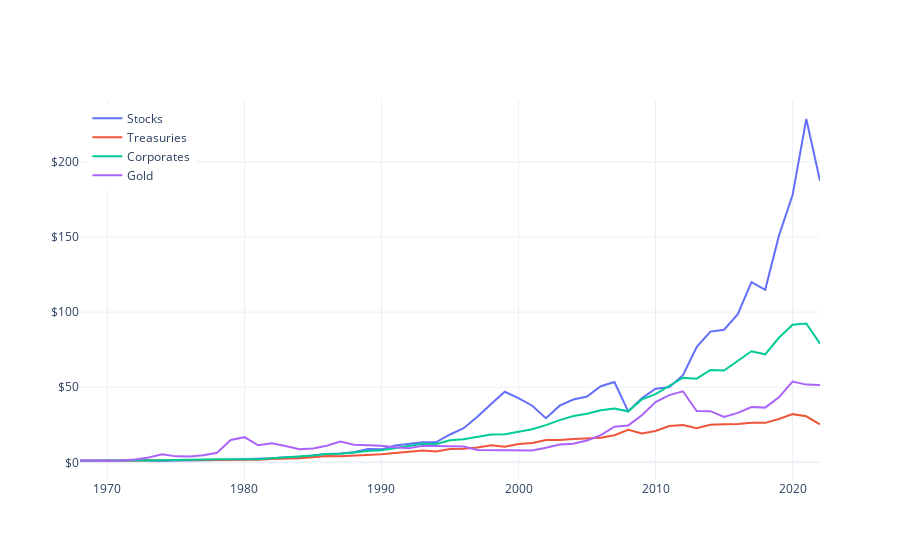

Notebook code for this chart:
### Markdown cell above
# FIGURE 2 (COMPOUND RETURNS)

### Code cell
accum = (1+df).cumprod()

traces = []
for asset in accum.columns:
    trace = go.Scatter(
        x=accum.index.to_list(),
        y=accum[asset],
        name=asset,
        text=[asset]*accum.shape[0],
        hovertemplate="%{text} = $%{y:.2f}<extra></extra>"
    )
    traces.append(trace)

fig = go.Figure()
for trace in traces:
    fig.add_trace(trace)

fig.update_layout(
    yaxis_tickprefix="$",
    xaxis_tickformat=".0f",
    hovermode="x unified",
    template="plotly_white",
    legend=dict(
        yanchor="top", 
        y=0.99, 
        xanchor="left", 
        x=0.01
    ),
)
fig.show()

### Figure 1 — Plotly figure (JSON) as saved in the notebook; plotly's stock layout.template omitted (floating-point values rounded to 4 significant figures)
{"data": [{"hovertemplate": "%{text} = $%{y:.2f}<extra></extra>", "name": "Stocks", "text": ["Stocks", "Stocks", "Stocks", "Stocks", "Stocks", "Stocks", "Stocks", "Stocks", "Stocks", "Stocks", "Stocks", "Stocks", "Stocks", "Stocks", "Stocks", "Stocks", "Stocks", "Stocks", "Stocks", "Stocks", "Stocks", "Stocks", "Stocks", "Stocks", "Stocks", "Stocks", "Stocks", "Stocks", "Stocks", "Stocks", "Stocks", "Stocks", "Stocks", "Stocks", "Stocks", "Stocks", "Stocks", "Stocks", "Stocks", "Stocks", "Stocks", "Stocks", "Stocks", "Stocks", "Stocks", "Stocks", "Stocks", "Stocks", "Stocks", "Stocks", "Stocks", "Stocks", "Stocks", "Stocks", "Stocks"], "type": "scatter", "x": [1968, 1969, 1970, 1971, 1972, 1973, 1974, 1975, 1976, 1977, 1978, 1979, 1980, 1981, 1982, 1983, 1984, 1985, 1986, 1987, 1988, 1989, 1990, 1991, 1992, 1993, 1994, 1995, 1996, 1997, 1998, 1999, 2000, 2001, 2002, 2003, 2004, 2005, 2006, 2007, 2008, 2009, 2010, 2011, 2012, 2013, 2014, 2015, 2016, 2017, 2018, 2019, 2020, 2021, 2022], "y": [1.108, 1.017, 1.053, 1.203, 1.428, 1.224, 0.907, 1.242, 1.539, 1.431, 1.524, 1.807, 2.38, 2.268, 2.731, 3.341, 3.547, 4.654, 5.515, 5.836, 6.801, 8.942, 8.668, 11.29, 12.13, 13.34, 13.52, 18.55, 22.76, 30.29, 38.87, 46.99, 42.75, 37.68, 29.41, 37.74, 41.8, 43.82, 50.66, 53.44, 33.91, 42.7, 49.03, 50.06, 58.01, 76.66, 87.03, 88.23, 98.61, 119.9, 114.8, 150.7, 177.9, 228.5, 187.3]}, {"hovertemplate": "%{text} = $%{y:.2f}<extra></extra>", "name": "Treasuries", "text": ["Treasuries", "Treasuries", "Treasuries", "Treasuries", "Treasuries", "Treasuries", "Treasuries", "Treasuries", "Treasuries", "Treasuries", "Treasuries", "Treasuries", "Treasuries", "Treasuries", "Treasuries", "Treasuries", "Treasuries", "Treasuries", "Treasuries", "Treasuries", "Treasuries", "Treasuries", "Treasuries", "Treasuries", "Treasuries", "Treasuries", "Treasuries", "Treasuries", "Treasuries", "Treasuries", "Treasuries", "Treasuries", "Treasuries", "Treasuries", "Treasuries", "Treasuries", "Treasuries", "Treasuries", "Treasuries", "Treasuries", "Treasuries", "Treasuries", "Treasuries", "Treasuries", "Treasuries", "Treasuries", "Treasuries", "Treasuries", "Treasuries", "Treasuries", "Treasuries", "Treasuries", "Treasuries", "Treasuries", "Treasuries"], "type": "scatter", "x": [1968, 1969, 1970, 1971, 1972, 1973, 1974, 1975, 1976, 1977, 1978, 1979, 1980, 1981, 1982, 1983, 1984, 1985, 1986, 1987, 1988, 1989, 1990, 1991, 1992, 1993, 1994, 1995, 1996, 1997, 1998, 1999, 2000, 2001, 2002, 2003, 2004, 2005, 2006, 2007, 2008, 2009, 2010, 2011, 2012, 2013, 2014, 2015, 2016, 2017, 2018, 2019, 2020, 2021, 2022], "y": [1.033, 0.981, 1.145, 1.257, 1.293, 1.34, 1.367, 1.416, 1.642, 1.664, 1.651, 1.662, 1.612, 1.744, 2.317, 2.391, 2.719, 3.418, 4.248, 4.038, 4.37, 5.143, 5.463, 6.283, 6.871, 7.848, 7.217, 8.912, 9.039, 9.938, 11.42, 10.48, 12.22, 12.9, 14.85, 14.91, 15.58, 16.03, 16.34, 18.01, 21.63, 19.22, 20.85, 24.2, 24.91, 22.65, 25.08, 25.4, 25.58, 26.29, 26.29, 28.82, 32.09, 30.67, 25.2]}, {"hovertemplate": "%{text} = $%{y:.2f}<extra></extra>", "name": "Corporates", "text": ["Corporates", "Corporates", "Corporates", "Corporates", "Corporates", "Corporates", "Corporates", "Corporates", "Corporates", "Corporates", "Corporates", "Corporates", "Corporates", "Corporates", "Corporates", "Corporates", "Corporates", "Corporates", "Corporates", "Corporates", "Corporates", "Corporates", "Corporates", "Corporates", "Corporates", "Corporates", "Corporates", "Corporates", "Corporates", "Corporates", "Corporates", "Corporates", "Corporates", "Corporates", "Corporates", "Corporates", "Corporates", "Corporates", "Corporates", "Corporates", "Corporates", "Corporates", "Corporates", "Corporates", "Corporates", "Corporates", "Corporates", "Corporates", "Corporates", "Corporates", "Corporates", "Corporates", "Corporates", "Corporates", "Corporates"], "type": "scatter", "x": [1968, 1969, 1970, 1971, 1972, 1973, 1974, 1975, 1976, 1977, 1978, 1979, 1980, 1981, 1982, 1983, 1984, 1985, 1986, 1987, 1988, 1989, 1990, 1991, 1992, 1993, 1994, 1995, 1996, 1997, 1998, 1999, 2000, 2001, 2002, 2003, 2004, 2005, 2006, 2007, 2008, 2009, 2010, 2011, 2012, 2013, 2014, 2015, 2016, 2017, 2018, 2019, 2020, 2021, 2022], "y": [1.048, 1.027, 1.085, 1.237, 1.378, 1.438, 1.375, 1.527, 1.828, 2.01, 2.073, 2.032, 1.964, 2.131, 2.75, 3.195, 3.694, 4.576, 5.559, 5.686, 6.545, 7.579, 8.044, 9.48, 10.63, 12.38, 12.22, 14.68, 15.38, 17.21, 18.57, 18.73, 20.48, 22.08, 24.77, 28.12, 30.9, 32.42, 34.7, 35.8, 33.98, 41.91, 45.41, 51.12, 56.3, 55.7, 61.49, 61.06, 67.39, 73.94, 71.9, 82.92, 91.56, 92.41, 79.02]}, {"hovertemplate": "%{text} = $%{y:.2f}<extra></extra>", "name": "Gold", "text": ["Gold", "Gold", "Gold", "Gold", "Gold", "Gold", "Gold", "Gold", "Gold", "Gold", "Gold", "Gold", "Gold", "Gold", "Gold", "Gold", "Gold", "Gold", "Gold", "Gold", "Gold", "Gold", "Gold", "Gold", "Gold", "Gold", "Gold", "Gold", "Gold", "Gold", "Gold", "Gold", "Gold", "Gold", "Gold", "Gold", "Gold", "Gold", "Gold", "Gold", "Gold", "Gold", "Gold", "Gold", "Gold", "Gold", "Gold", "Gold", "Gold", "Gold", "Gold", "Gold", "Gold", "Gold", "Gold"], "type": "scatter", "x": [1968, 1969, 1970, 1971, 1972, 1973, 1974, 1975, 1976, 1977, 1978, 1979, 1980, 1981, 1982, 1983, 1984, 1985, 1986, 1987, 1988, 1989, 1990, 1991, 1992, 1993, 1994, 1995, 1996, 1997, 1998, 1999, 2000, 2001, 2002, 2003, 2004, 2005, 2006, 2007, 2008, 2009, 2010, 2011, 2012, 2013, 2014, 2015, 2016, 2017, 2018, 2019, 2020, 2021, 2022], "y": [1.192, 1.001, 1.063, 1.24, 1.839, 3.191, 5.33, 3.987, 3.825, 4.707, 6.381, 14.89, 16.76, 11.37, 12.73, 10.84, 8.783, 9.295, 11.11, 13.83, 11.66, 11.4, 11.11, 10.05, 9.463, 11.1, 10.87, 10.99, 10.5, 8.221, 8.171, 8.267, 7.75, 7.86, 9.743, 11.86, 12.45, 14.58, 18.07, 23.78, 24.59, 31.38, 40.09, 44.76, 47.3, 34.15, 34.09, 30.19, 32.95, 36.85, 36.43, 43.29, 53.75, 51.74, 51.52]}], "layout": {"hovermode": "x unified", "legend": {"x": 0.01, "xanchor": "left", "y": 0.99, "yanchor": "top"}, "xaxis": {"tickformat": ".0f"}, "yaxis": {"tickprefix": "$"}}}
